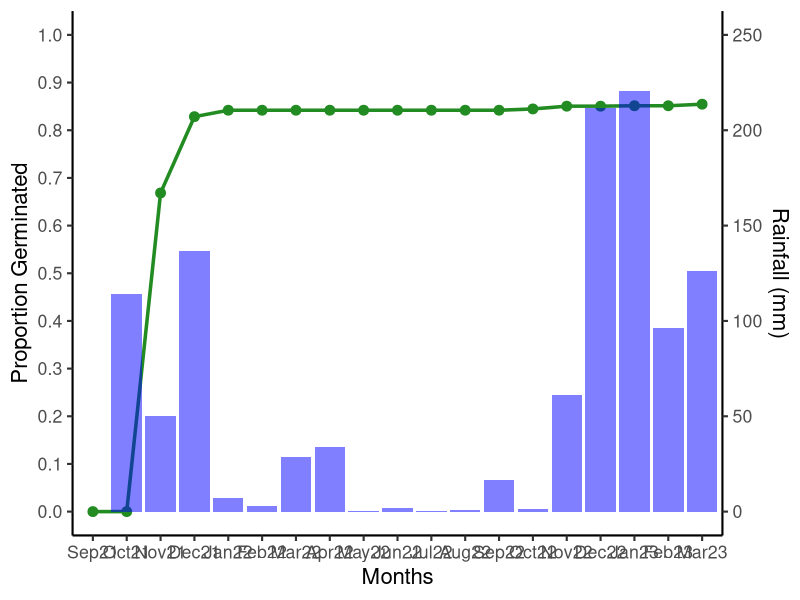
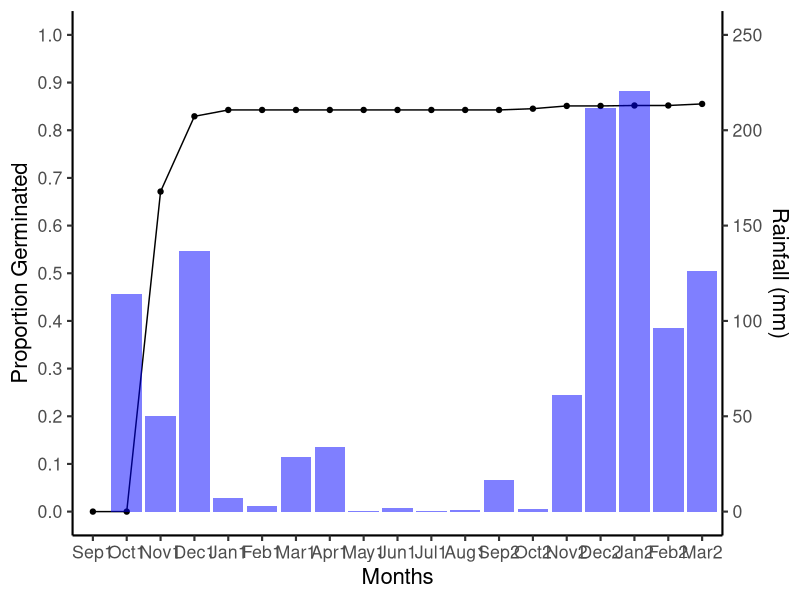

Write R code to recreate these figures, in order.
#### Meta Data ####


#### Packages ####
library(ggplot2)
library(magrittr)
library(tidyverse)

#### Load Data ####
gh_bank_all <- read.csv("greenhouse_seedbank_data.csv")
View(gh_bank_all)

gh_bank <- gh_bank_all[gh_bank_all$SeedCount==200,]
View(gh_bank)

rain_data <- read.csv("younger_lagoon_rainfall-hourly.csv")
rain_data <- na.omit(rain_data)
View(rain_data)

#### Make a compact dataframe ####
prop_means=c(mean(gh_bank$Sep1_prop), mean(gh_bank$Oct1_prop), mean(gh_bank$Nov1_prop), 
    mean(gh_bank$Dec1_prop), mean(gh_bank$Jan1_prop), mean(gh_bank$Feb1_prop),
    mean(gh_bank$Mar1_prop), mean(gh_bank$Apr1_prop), mean(gh_bank$May1_prop),
    mean(gh_bank$Jun1_prop), mean(gh_bank$Jul1_prop), mean(gh_bank$Aug1_prop),
    mean(gh_bank$Sep2_prop), mean(gh_bank$Oct2_prop), mean(gh_bank$Nov2_prop), 
    mean(gh_bank$Dec2_prop), mean(gh_bank$Jan2_prop), mean(gh_bank$Feb2_prop),
    mean(gh_bank$Mar2_prop))

months=c('Sep21','Oct21','Nov21','Dec21','Jan22','Feb22','Mar22','Apr22',
         'May22','Jun22','Jul22','Aug22',
         'Sep22','Oct22','Nov22','Dec22','Jan23','Feb23','Mar23')

rain_sum<-rain_data%>% 
  group_by(MonthNum, Year)%>%
  summarise(sum=sum(Rainfallmm))
View(rain_sum)

rain_sum <- rain_sum[order(rain_sum$Year, rain_sum$MonthNum),]


rain <- c(rain_sum$sum[c(1,2,3,4,5,6,7,8,9,10,11,12,13,14,15,16,17,18,19)])

gh_bank_summary <- data.frame(prop_means, months, rain)
View(gh_bank_summary)

gh_bank_summary$months <- ordered(gh_bank_summary$months, levels=c('Sep21','Oct21','Nov21','Dec21','Jan22','Feb22','Mar22','Apr22','May22','Jun22','Jul22','Aug22',
                                                                   'Sep22','Oct22','Nov22','Dec22','Jan23','Feb23','Mar23'))


#### Figure ####
scale <- 250

gh_bank_gg<-ggplot(data=gh_bank_summary,
                   aes(x=months, y=prop_means)) +
  geom_line(group=1, color="forestgreen", size=1.2) +
  geom_point(size=3, color="forestgreen")+
  xlab("Months")+
  ylab("Proportion Germinated")+
  scale_y_continuous(limits=c(0,1),
                     breaks=c(0.0,0.1,0.2,0.3,0.4,0.5,0.6,0.7,0.8,0.9,1.0),
                     sec.axis = sec_axis(~.*scale, name="Rainfall (mm)"))+
  theme_bw(base_size=16)+
  theme(panel.border=element_blank(),
        panel.grid.major=element_blank(),
        panel.grid.minor=element_blank(),
        axis.line=element_line(colour="black"),
        legend.position = c(0.8, 0.4))+
  geom_bar(data = gh_bank_summary, aes(x = months, y = rain/scale),
         stat = "identity", fill = "blue", alpha = 0.5)

gh_bank_gg


#### Everything Again with non-200 values ####
#Make a Compact Dataframe
prop_means2=c(mean(gh_bank_all$Sep1_prop), mean(gh_bank_all$Oct1_prop), mean(gh_bank_all$Nov1_prop), 
             mean(gh_bank_all$Dec1_prop), mean(gh_bank_all$Jan1_prop), mean(gh_bank_all$Feb1_prop),
             mean(gh_bank_all$Mar1_prop), mean(gh_bank_all$Apr1_prop), mean(gh_bank_all$May1_prop),
             mean(gh_bank_all$Jun1_prop), mean(gh_bank_all$Jul1_prop), mean(gh_bank_all$Aug1_prop),
             mean(gh_bank_all$Sep2_prop), mean(gh_bank_all$Oct2_prop), mean(gh_bank_all$Nov2_prop), 
             mean(gh_bank_all$Dec2_prop), mean(gh_bank_all$Jan2_prop), mean(gh_bank_all$Feb2_prop),
             mean(gh_bank_all$Mar2_prop))

months2=c('Sep1','Oct1','Nov1','Dec1','Jan1','Feb1','Mar1','Apr1','May1','Jun1','Jul1','Aug1',
         'Sep2','Oct2','Nov2','Dec2','Jan2','Feb2','Mar2')

gh_bank_summary2 <- data.frame(prop_means2, months2, rain)
View(gh_bank_summary2)

gh_bank_summary2$months2 <- ordered(gh_bank_summary2$months2, levels=c('Sep1','Oct1','Nov1','Dec1','Jan1','Feb1','Mar1','Apr1','May1','Jun1','Jul1','Aug1',
                                                                   'Sep2','Oct2','Nov2','Dec2','Jan2','Feb2','Mar2'))
# Figure

gh_bank_gg2<-ggplot(data=gh_bank_summary2,
                   aes(x=months2, y=prop_means2)) +
  geom_line(group=1) +
  geom_point()+
  xlab("Months")+
  ylab("Proportion Germinated")+
  scale_y_continuous(limits=c(0,1),
                     breaks=c(0.0,0.1,0.2,0.3,0.4,0.5,0.6,0.7,0.8,0.9,1.0),
                     sec.axis = sec_axis(~.*scale, name="Rainfall (mm)"))+
  theme_bw(base_size=16)+
  theme(panel.border=element_blank(),
        panel.grid.major=element_blank(),
        panel.grid.minor=element_blank(),
        axis.line=element_line(colour="black"),
        legend.position = c(0.8, 0.4))+
  geom_bar(data = gh_bank_summary2, aes(x = months2, y = rain/scale),
           stat = "identity", fill = "blue", alpha = 0.5)


gh_bank_gg2





